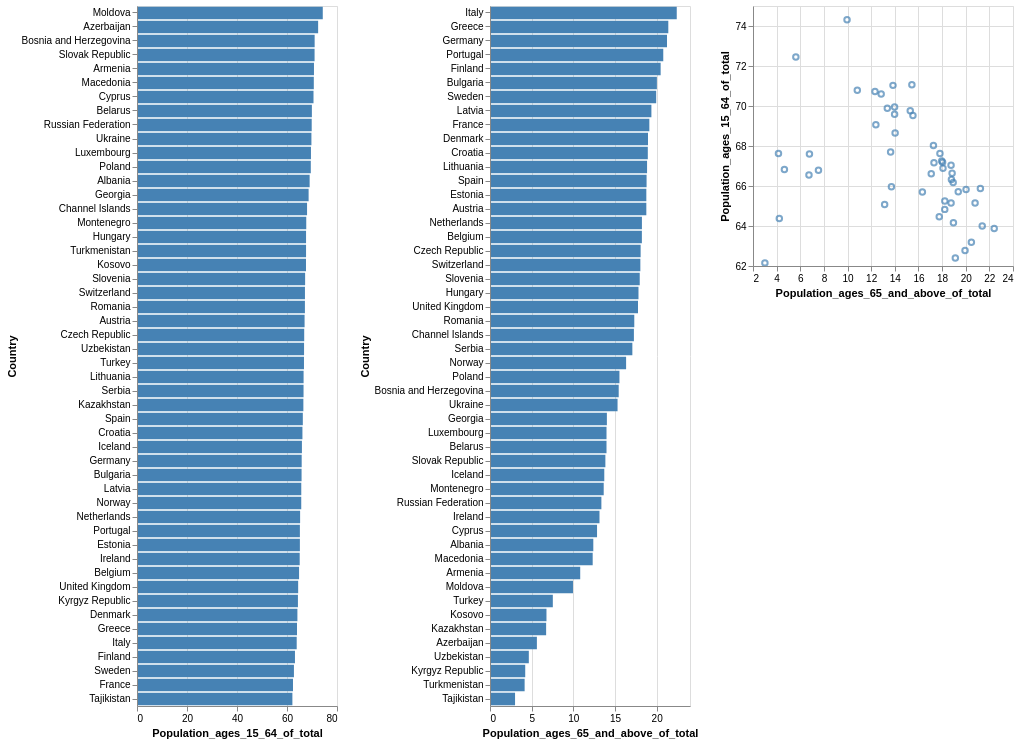

Vega-Lite specification for this chart:
### Vega specification from a JSON file in a GitHub repository (floating-point values rounded to 4 significant figures)
{"$schema": "https://vega.github.io/schema/vega/v5.json", "autosize": "pad", "padding": 5, "data": [{"name": "brush_store"}, {"name": "source_0", "values": [{"Code": "ALB", "Country": "Albania", "Population_ages_15_64_of_total": 69.06, "Population_ages_65_and_above_of_total": 12.4}, {"Code": "ARM", "Country": "Armenia", "Population_ages_15_64_of_total": 70.79, "Population_ages_65_and_above_of_total": 10.83}, {"Code": "AUT", "Country": "Austria", "Population_ages_15_64_of_total": 67.03, "Population_ages_65_and_above_of_total": 18.76}, {"Code": "AZE", "Country": "Azerbaijan", "Population_ages_15_64_of_total": 72.46, "Population_ages_65_and_above_of_total": 5.626}, {"Code": "BLR", "Country": "Belarus", "Population_ages_15_64_of_total": 69.95, "Population_ages_65_and_above_of_total": 13.98}, {"Code": "BEL", "Country": "Belgium", "Population_ages_15_64_of_total": 64.83, "Population_ages_65_and_above_of_total": 18.22}, {"Code": "BIH", "Country": "Bosnia and Herzegovina", "Population_ages_15_64_of_total": 71.06, "Population_ages_65_and_above_of_total": 15.44}, {"Code": "BGR", "Country": "Bulgaria", "Population_ages_15_64_of_total": 65.83, "Population_ages_65_and_above_of_total": 20.03}, {"Code": "CHI", "Country": "Channel Islands", "Population_ages_15_64_of_total": 68.02, "Population_ages_65_and_above_of_total": 17.27}, {"Code": "HRV", "Country": "Croatia", "Population_ages_15_64_of_total": 66.17, "Population_ages_65_and_above_of_total": 18.94}, {"Code": "CYP", "Country": "Cyprus", "Population_ages_15_64_of_total": 70.6, "Population_ages_65_and_above_of_total": 12.85}, {"Code": "CZE", "Country": "Czech Republic", "Population_ages_15_64_of_total": 66.88, "Population_ages_65_and_above_of_total": 18.08}, {"Code": "DNK", "Country": "Denmark", "Population_ages_15_64_of_total": 64.16, "Population_ages_65_and_above_of_total": 18.96}, {"Code": "EST", "Country": "Estonia", "Population_ages_15_64_of_total": 65.15, "Population_ages_65_and_above_of_total": 18.76}, {"Code": "FIN", "Country": "Finland", "Population_ages_15_64_of_total": 63.18, "Population_ages_65_and_above_of_total": 20.48}, {"Code": "FRA", "Country": "France", "Population_ages_15_64_of_total": 62.4, "Population_ages_65_and_above_of_total": 19.12}, {"Code": "GEO", "Country": "Georgia", "Population_ages_15_64_of_total": 68.65, "Population_ages_65_and_above_of_total": 14.03}, {"Code": "DEU", "Country": "Germany", "Population_ages_15_64_of_total": 65.87, "Population_ages_65_and_above_of_total": 21.24}, {"Code": "GRC", "Country": "Greece", "Population_ages_15_64_of_total": 64.0, "Population_ages_65_and_above_of_total": 21.4}, {"Code": "HUN", "Country": "Hungary", "Population_ages_15_64_of_total": 67.62, "Population_ages_65_and_above_of_total": 17.82}, {"Code": "ISL", "Country": "Iceland", "Population_ages_15_64_of_total": 65.97, "Population_ages_65_and_above_of_total": 13.71}, {"Code": "IRL", "Country": "Ireland", "Population_ages_15_64_of_total": 65.08, "Population_ages_65_and_above_of_total": 13.14}, {"Code": "ITA", "Country": "Italy", "Population_ages_15_64_of_total": 63.88, "Population_ages_65_and_above_of_total": 22.41}, {"Code": "KAZ", "Country": "Kazakhstan", "Population_ages_15_64_of_total": 66.55, "Population_ages_65_and_above_of_total": 6.736}, {"Code": "XKX", "Country": "Kosovo", "Population_ages_15_64_of_total": 67.6, "Population_ages_65_and_above_of_total": 6.776}, {"Code": "KGZ", "Country": "Kyrgyz Republic", "Population_ages_15_64_of_total": 64.37, "Population_ages_65_and_above_of_total": 4.227}, {"Code": "LVA", "Country": "Latvia", "Population_ages_15_64_of_total": 65.71, "Population_ages_65_and_above_of_total": 19.37}, {"Code": "LTU", "Country": "Lithuania", "Population_ages_15_64_of_total": 66.64, "Population_ages_65_and_above_of_total": 18.85}, {"Code": "LUX", "Country": "Luxembourg", "Population_ages_15_64_of_total": 69.58, "Population_ages_65_and_above_of_total": 13.98}, {"Code": "MDA", "Country": "Moldova", "Population_ages_15_64_of_total": 74.31, "Population_ages_65_and_above_of_total": 9.958}, {"Code": "MNE", "Country": "Montenegro", "Population_ages_15_64_of_total": 67.7, "Population_ages_65_and_above_of_total": 13.65}, {"Code": "NLD", "Country": "Netherlands", "Population_ages_15_64_of_total": 65.25, "Population_ages_65_and_above_of_total": 18.23}, {"Code": "NOR", "Country": "Norway", "Population_ages_15_64_of_total": 65.7, "Population_ages_65_and_above_of_total": 16.33}, {"Code": "POL", "Country": "Poland", "Population_ages_15_64_of_total": 69.52, "Population_ages_65_and_above_of_total": 15.53}, {"Code": "PRT", "Country": "Portugal", "Population_ages_15_64_of_total": 65.16, "Population_ages_65_and_above_of_total": 20.79}, {"Code": "ROU", "Country": "Romania", "Population_ages_15_64_of_total": 67.17, "Population_ages_65_and_above_of_total": 17.31}, {"Code": "RUS", "Country": "Russian Federation", "Population_ages_15_64_of_total": 69.88, "Population_ages_65_and_above_of_total": 13.37}, {"Code": "SRB", "Country": "Serbia", "Population_ages_15_64_of_total": 66.62, "Population_ages_65_and_above_of_total": 17.08}, {"Code": "SVK", "Country": "Slovak Republic", "Population_ages_15_64_of_total": 71.03, "Population_ages_65_and_above_of_total": 13.85}, {"Code": "SVN", "Country": "Slovenia", "Population_ages_15_64_of_total": 67.25, "Population_ages_65_and_above_of_total": 17.97}, {"Code": "ESP", "Country": "Spain", "Population_ages_15_64_of_total": 66.33, "Population_ages_65_and_above_of_total": 18.79}, {"Code": "SWE", "Country": "Sweden", "Population_ages_15_64_of_total": 62.77, "Population_ages_65_and_above_of_total": 19.94}, {"Code": "CHE", "Country": "Switzerland", "Population_ages_15_64_of_total": 67.18, "Population_ages_65_and_above_of_total": 18.04}, {"Code": "TJK", "Country": "Tajikistan", "Population_ages_15_64_of_total": 62.16, "Population_ages_65_and_above_of_total": 3.006}, {"Code": "TUR", "Country": "Turkey", "Population_ages_15_64_of_total": 66.79, "Population_ages_65_and_above_of_total": 7.539}, {"Code": "TKM", "Country": "Turkmenistan", "Population_ages_15_64_of_total": 67.62, "Population_ages_65_and_above_of_total": 4.155}, {"Code": "UKR", "Country": "Ukraine", "Population_ages_15_64_of_total": 69.77, "Population_ages_65_and_above_of_total": 15.31}, {"Code": "GBR", "Country": "United Kingdom", "Population_ages_15_64_of_total": 64.47, "Population_ages_65_and_above_of_total": 17.76}, {"Code": "UZB", "Country": "Uzbekistan", "Population_ages_15_64_of_total": 66.82, "Population_ages_65_and_above_of_total": 4.658}, {"Code": "MKD", "Country": "Macedonia", "Population_ages_15_64_of_total": 70.72, "Population_ages_65_and_above_of_total": 12.32}]}], "signals": [{"name": "concat_0_width", "value": 200}, {"name": "concat_0_height", "value": 700}, {"name": "concat_1_width", "value": 200}, {"name": "concat_1_height", "value": 700}, {"name": "concat_2_width", "value": 260}, {"name": "concat_2_height", "value": 260}, {"name": "unit", "value": {}, "on": [{"events": "mousemove", "update": "isTuple(group()) ? group() : unit"}]}, {"name": "brush", "update": "vlSelectionResolve(\"brush_store\")"}], "layout": {"padding": 20, "bounds": "full", "align": "each"}, "marks": [{"type": "group", "name": "concat_0_group", "style": "cell", "encode": {"update": {"width": {"signal": "concat_0_width"}, "height": {"signal": "concat_0_height"}}}, "signals": [{"name": "brush_y", "value": [], "on": [{"events": {"source": "scope", "type": "mousedown", "filter": ["!event.item || event.item.mark.name !== \"brush_brush\""]}, "update": "[y(unit), y(unit)]"}, {"events": {"source": "window", "type": "mousemove", "consume": true, "between": [{"source": "scope", "type": "mousedown", "filter": ["!event.item || event.item.mark.name !== \"brush_brush\""]}, {"source": "window", "type": "mouseup"}]}, "update": "[brush_y[0], clamp(y(unit), 0, concat_0_height)]"}, {"events": {"signal": "brush_scale_trigger"}, "update": "[0, 0]"}, {"events": {"signal": "brush_translate_delta"}, "update": "clampRange(panLinear(brush_translate_anchor.extent_y, brush_translate_delta.y / span(brush_translate_anchor.extent_y)), 0, concat_0_height)"}, {"events": {"signal": "brush_zoom_delta"}, "update": "clampRange(zoomLinear(brush_y, brush_zoom_anchor.y, brush_zoom_delta), 0, concat_0_height)"}, {"events": [{"source": "scope", "type": "dblclick"}], "update": "[0, 0]"}]}, {"name": "brush_Country", "on": [{"events": {"signal": "brush_y"}, "update": "brush_y[0] === brush_y[1] ? null : invert(\"concat_0_y\", brush_y)"}]}, {"name": "brush_scale_trigger", "value": {}, "on": [{"events": [{"scale": "concat_0_y"}], "update": "(!isArray(brush_Country) || (invert(\"concat_0_y\", brush_y)[0] === brush_Country[0] && invert(\"concat_0_y\", brush_y)[1] === brush_Country[1])) ? brush_scale_trigger : {}"}]}, {"name": "brush_tuple", "on": [{"events": [{"signal": "brush_Country"}], "update": "brush_Country ? {unit: \"concat_0\", fields: brush_tuple_fields, values: [brush_Country]} : null"}, {"events": [{"source": "scope", "type": "dblclick"}], "update": "null"}]}, {"name": "brush_tuple_fields", "value": [{"field": "Country", "channel": "y", "type": "E"}]}, {"name": "brush_translate_anchor", "value": {}, "on": [{"events": [{"source": "scope", "type": "mousedown", "markname": "brush_brush"}], "update": "{x: x(unit), y: y(unit), extent_y: slice(brush_y)}"}]}, {"name": "brush_translate_delta", "value": {}, "on": [{"events": [{"source": "window", "type": "mousemove", "consume": true, "between": [{"source": "scope", "type": "mousedown", "markname": "brush_brush"}, {"source": "window", "type": "mouseup"}]}], "update": "{x: brush_translate_anchor.x - x(unit), y: brush_translate_anchor.y - y(unit)}"}]}, {"name": "brush_zoom_anchor", "on": [{"events": [{"source": "scope", "type": "wheel", "consume": true, "markname": "brush_brush"}], "update": "{x: x(unit), y: y(unit)}"}]}, {"name": "brush_zoom_delta", "on": [{"events": [{"source": "scope", "type": "wheel", "consume": true, "markname": "brush_brush"}], "force": true, "update": "pow(1.001, event.deltaY * pow(16, event.deltaMode))"}]}, {"name": "brush_modify", "update": "modify(\"brush_store\", brush_tuple, true)"}], "marks": [{"name": "brush_brush_bg", "type": "rect", "clip": true, "encode": {"enter": {"fill": {"value": "#333"}, "fillOpacity": {"value": 0.125}}, "update": {"x": [{"test": "data(\"brush_store\").length && data(\"brush_store\")[0].unit === \"concat_0\"", "value": 0}, {"value": 0}], "y": [{"test": "data(\"brush_store\").length && data(\"brush_store\")[0].unit === \"concat_0\"", "signal": "brush_y[0]"}, {"value": 0}], "x2": [{"test": "data(\"brush_store\").length && data(\"brush_store\")[0].unit === \"concat_0\"", "field": {"group": "width"}}, {"value": 0}], "y2": [{"test": "data(\"brush_store\").length && data(\"brush_store\")[0].unit === \"concat_0\"", "signal": "brush_y[1]"}, {"value": 0}]}}}, {"name": "concat_0_marks", "type": "rect", "style": ["bar"], "from": {"data": "source_0"}, "encode": {"update": {"fill": [{"test": "datum[\"Population_ages_15_64_of_total\"] === null || isNaN(datum[\"Population_ages_15_64_of_total\"])", "value": null}, {"test": "!(length(data(\"brush_store\"))) || (!(vlSelectionTest(\"brush_store\", datum)))", "value": "steelblue"}, {"value": "goldenrod"}], "tooltip": {"signal": "{\"Country\": ''+datum[\"Country\"], \"Population_ages_15_64_of_total\": format(datum[\"Population_ages_15_64_of_total\"], \"\")}"}, "x": {"scale": "concat_0_x", "field": "Population_ages_15_64_of_total"}, "x2": {"scale": "concat_0_x", "value": 0}, "y": {"scale": "concat_0_y", "field": "Country"}, "height": {"scale": "concat_0_y", "band": true}}}}, {"name": "brush_brush", "type": "rect", "clip": true, "encode": {"enter": {"fill": {"value": "transparent"}}, "update": {"x": [{"test": "data(\"brush_store\").length && data(\"brush_store\")[0].unit === \"concat_0\"", "value": 0}, {"value": 0}], "y": [{"test": "data(\"brush_store\").length && data(\"brush_store\")[0].unit === \"concat_0\"", "signal": "brush_y[0]"}, {"value": 0}], "x2": [{"test": "data(\"brush_store\").length && data(\"brush_store\")[0].unit === \"concat_0\"", "field": {"group": "width"}}, {"value": 0}], "y2": [{"test": "data(\"brush_store\").length && data(\"brush_store\")[0].unit === \"concat_0\"", "signal": "brush_y[1]"}, {"value": 0}], "stroke": [{"test": "brush_y[0] !== brush_y[1]", "value": "white"}, {"value": null}]}}}], "axes": [{"scale": "concat_0_x", "orient": "bottom", "grid": false, "title": "Population_ages_15_64_of_total", "labelFlush": true, "labelOverlap": true, "tickCount": {"signal": "ceil(concat_0_width/40)"}, "zindex": 1}, {"scale": "concat_0_x", "orient": "bottom", "gridScale": "concat_0_y", "grid": true, "tickCount": {"signal": "ceil(concat_0_width/40)"}, "domain": false, "labels": false, "maxExtent": 0, "minExtent": 0, "ticks": false, "zindex": 0}, {"scale": "concat_0_y", "orient": "left", "grid": false, "title": "Country", "labelOverlap": true, "zindex": 1}]}, {"type": "group", "name": "concat_1_group", "style": "cell", "encode": {"update": {"width": {"signal": "concat_1_width"}, "height": {"signal": "concat_1_height"}}}, "signals": [{"name": "brush_y", "value": [], "on": [{"events": {"source": "scope", "type": "mousedown", "filter": ["!event.item || event.item.mark.name !== \"brush_brush\""]}, "update": "[y(unit), y(unit)]"}, {"events": {"source": "window", "type": "mousemove", "consume": true, "between": [{"source": "scope", "type": "mousedown", "filter": ["!event.item || event.item.mark.name !== \"brush_brush\""]}, {"source": "window", "type": "mouseup"}]}, "update": "[brush_y[0], clamp(y(unit), 0, concat_1_height)]"}, {"events": {"signal": "brush_scale_trigger"}, "update": "[0, 0]"}, {"events": {"signal": "brush_translate_delta"}, "update": "clampRange(panLinear(brush_translate_anchor.extent_y, brush_translate_delta.y / span(brush_translate_anchor.extent_y)), 0, concat_1_height)"}, {"events": {"signal": "brush_zoom_delta"}, "update": "clampRange(zoomLinear(brush_y, brush_zoom_anchor.y, brush_zoom_delta), 0, concat_1_height)"}, {"events": [{"source": "scope", "type": "dblclick"}], "update": "[0, 0]"}]}, {"name": "brush_Country", "on": [{"events": {"signal": "brush_y"}, "update": "brush_y[0] === brush_y[1] ? null : invert(\"concat_1_y\", brush_y)"}]}, {"name": "brush_scale_trigger", "value": {}, "on": [{"events": [{"scale": "concat_1_y"}], "update": "(!isArray(brush_Country) || (invert(\"concat_1_y\", brush_y)[0] === brush_Country[0] && invert(\"concat_1_y\", brush_y)[1] === brush_Country[1])) ? brush_scale_trigger : {}"}]}, {"name": "brush_tuple", "on": [{"events": [{"signal": "brush_Country"}], "update": "brush_Country ? {unit: \"concat_1\", fields: brush_tuple_fields, values: [brush_Country]} : null"}, {"events": [{"source": "scope", "type": "dblclick"}], "update": "null"}]}, {"name": "brush_tuple_fields", "value": [{"field": "Country", "channel": "y", "type": "E"}]}, {"name": "brush_translate_anchor", "value": {}, "on": [{"events": [{"source": "scope", "type": "mousedown", "markname": "brush_brush"}], "update": "{x: x(unit), y: y(unit), extent_y: slice(brush_y)}"}]}, {"name": "brush_translate_delta", "value": {}, "on": [{"events": [{"source": "window", "type": "mousemove", "consume": true, "between": [{"source": "scope", "type": "mousedown", "markname": "brush_brush"}, {"source": "window", "type": "mouseup"}]}], "update": "{x: brush_translate_anchor.x - x(unit), y: brush_translate_anchor.y - y(unit)}"}]}, {"name": "brush_zoom_anchor", "on": [{"events": [{"source": "scope", "type": "wheel", "consume": true, "markname": "brush_brush"}], "update": "{x: x(unit), y: y(unit)}"}]}, {"name": "brush_zoom_delta", "on": [{"events": [{"source": "scope", "type": "wheel", "consume": true, "markname": "brush_brush"}], "force": true, "update": "pow(1.001, event.deltaY * pow(16, event.deltaMode))"}]}, {"name": "brush_modify", "update": "modify(\"brush_store\", brush_tuple, true)"}], "marks": [{"name": "brush_brush_bg", "type": "rect", "clip": true, "encode": {"enter": {"fill": {"value": "#333"}, "fillOpacity": {"value": 0.125}}, "update": {"x": [{"test": "data(\"brush_store\").length && data(\"brush_store\")[0].unit === \"concat_1\"", "value": 0}, {"value": 0}], "y": [{"test": "data(\"brush_store\").length && data(\"brush_store\")[0].unit === \"concat_1\"", "signal": "brush_y[0]"}, {"value": 0}], "x2": [{"test": "data(\"brush_store\").length && data(\"brush_store\")[0].unit === \"concat_1\"", "field": {"group": "width"}}, {"value": 0}], "y2": [{"test": "data(\"brush_store\").length && data(\"brush_store\")[0].unit === \"concat_1\"", "signal": "brush_y[1]"}, {"value": 0}]}}}, {"name": "concat_1_marks", "type": "rect", "style": ["bar"], "from": {"data": "source_0"}, "encode": {"update": {"fill": [{"test": "datum[\"Population_ages_65_and_above_of_total\"] === null || isNaN(datum[\"Population_ages_65_and_above_of_total\"])", "value": null}, {"test": "!(length(data(\"brush_store\"))) || (!(vlSelectionTest(\"brush_store\", datum)))", "value": "steelblue"}, {"value": "goldenrod"}], "tooltip": {"signal": "{\"Country\": ''+datum[\"Country\"], \"Population_ages_65_and_above_of_total\": format(datum[\"Population_ages_65_and_above_of_total\"], \"\")}"}, "x": {"scale": "concat_1_x", "field": "Population_ages_65_and_above_of_total"}, "x2": {"scale": "concat_1_x", "value": 0}, "y": {"scale": "concat_1_y", "field": "Country"}, "height": {"scale": "concat_1_y", "band": true}}}}, {"name": "brush_brush", "type": "rect", "clip": true, "encode": {"enter": {"fill": {"value": "transparent"}}, "update": {"x": [{"test": "data(\"brush_store\").length && data(\"brush_store\")[0].unit === \"concat_1\"", "value": 0}, {"value": 0}], "y": [{"test": "data(\"brush_store\").length && data(\"brush_store\")[0].unit === \"concat_1\"", "signal": "brush_y[0]"}, {"value": 0}], "x2": [{"test": "data(\"brush_store\").length && data(\"brush_store\")[0].unit === \"concat_1\"", "field": {"group": "width"}}, {"value": 0}], "y2": [{"test": "data(\"brush_store\").length && data(\"brush_store\")[0].unit === \"concat_1\"", "signal": "brush_y[1]"}, {"value": 0}], "stroke": [{"test": "brush_y[0] !== brush_y[1]", "value": "white"}, {"value": null}]}}}], "axes": [{"scale": "concat_1_x", "orient": "bottom", "grid": false, "title": "Population_ages_65_and_above_of_total", "labelFlush": true, "labelOverlap": true, "tickCount": {"signal": "ceil(concat_1_width/40)"}, "zindex": 1}, {"scale": "concat_1_x", "orient": "bottom", "gridScale": "concat_1_y", "grid": true, "tickCount": {"signal": "ceil(concat_1_width/40)"}, "domain": false, "labels": false, "maxExtent": 0, "minExtent": 0, "ticks": false, "zindex": 0}, {"scale": "concat_1_y", "orient": "left", "grid": false, "title": "Country", "labelOverlap": true, "zindex": 1}]}, {"type": "group", "name": "concat_2_group", "style": "cell", "encode": {"update": {"width": {"signal": "concat_2_width"}, "height": {"signal": "concat_2_height"}}}, "signals": [{"name": "brush_x", "value": [], "on": [{"events": {"source": "scope", "type": "mousedown", "filter": ["!event.item || event.item.mark.name !== \"brush_brush\""]}, "update": "[x(unit), x(unit)]"}, {"events": {"source": "window", "type": "mousemove", "consume": true, "between": [{"source": "scope", "type": "mousedown", "filter": ["!event.item || event.item.mark.name !== \"brush_brush\""]}, {"source": "window", "type": "mouseup"}]}, "update": "[brush_x[0], clamp(x(unit), 0, concat_2_width)]"}, {"events": {"signal": "brush_scale_trigger"}, "update": "[scale(\"concat_2_x\", brush_Population_ages_65_and_above_of_total[0]), scale(\"concat_2_x\", brush_Population_ages_65_and_above_of_total[1])]"}, {"events": {"signal": "brush_translate_delta"}, "update": "clampRange(panLinear(brush_translate_anchor.extent_x, brush_translate_delta.x / span(brush_translate_anchor.extent_x)), 0, concat_2_width)"}, {"events": {"signal": "brush_zoom_delta"}, "update": "clampRange(zoomLinear(brush_x, brush_zoom_anchor.x, brush_zoom_delta), 0, concat_2_width)"}, {"events": [{"source": "scope", "type": "dblclick"}], "update": "[0, 0]"}]}, {"name": "brush_Population_ages_65_and_above_of_total", "on": [{"events": {"signal": "brush_x"}, "update": "brush_x[0] === brush_x[1] ? null : invert(\"concat_2_x\", brush_x)"}]}, {"name": "brush_y", "value": [], "on": [{"events": {"source": "scope", "type": "mousedown", "filter": ["!event.item || event.item.mark.name !== \"brush_brush\""]}, "update": "[y(unit), y(unit)]"}, {"events": {"source": "window", "type": "mousemove", "consume": true, "between": [{"source": "scope", "type": "mousedown", "filter": ["!event.item || event.item.mark.name !== \"brush_brush\""]}, {"source": "window", "type": "mouseup"}]}, "update": "[brush_y[0], clamp(y(unit), 0, concat_2_height)]"}, {"events": {"signal": "brush_scale_trigger"}, "update": "[scale(\"concat_2_y\", brush_Population_ages_15_64_of_total[0]), scale(\"concat_2_y\", brush_Population_ages_15_64_of_total[1])]"}, {"events": {"signal": "brush_translate_delta"}, "update": "clampRange(panLinear(brush_translate_anchor.extent_y, brush_translate_delta.y / span(brush_translate_anchor.extent_y)), 0, concat_2_height)"}, {"events": {"signal": "brush_zoom_delta"}, "update": "clampRange(zoomLinear(brush_y, brush_zoom_anchor.y, brush_zoom_delta), 0, concat_2_height)"}, {"events": [{"source": "scope", "type": "dblclick"}], "update": "[0, 0]"}]}, {"name": "brush_Population_ages_15_64_of_total", "on": [{"events": {"signal": "brush_y"}, "update": "brush_y[0] === brush_y[1] ? null : invert(\"concat_2_y\", brush_y)"}]}, {"name": "brush_scale_trigger", "value": {}, "on": [{"events": [{"scale": "concat_2_x"}, {"scale": "concat_2_y"}], "update": "(!isArray(brush_Population_ages_65_and_above_of_total) || (+invert(\"concat_2_x\", brush_x)[0] === +brush_Population_ages_65_and_above_of_total[0] && +invert(\"concat_2_x\", brush_x)[1] === +brush_Population_ages_65_and_above_of_total[1])) && (!isArray(brush_Population_ages_15_64_of_total) || (+invert(\"concat_2_y\", brush_y)[0] === +brush_Population_ages_15_64_of_total[0] && +invert(\"concat_2_y\", brush_y)[1] === +brush_Population_ages_15_64_of_total[1])) ? brush_scale_trigger : {}"}]}, {"name": "brush_tuple", "on": [{"events": [{"signal": "brush_Population_ages_65_and_above_of_total || brush_Population_ages_15_64_of_total"}], "update": "brush_Population_ages_65_and_above_of_total && brush_Population_ages_15_64_of_total ? {unit: \"concat_2\", fields: brush_tuple_fields, values: [brush_Population_ages_65_and_above_of_total,brush_Population_ages_15_64_of_total]} : null"}, {"events": [{"source": "scope", "type": "dblclick"}], "update": "null"}]}, {"name": "brush_tuple_fields", "value": [{"field": "Population_ages_65_and_above_of_total", "channel": "x", "type": "R"}, {"field": "Population_ages_15_64_of_total", "channel": "y", "type": "R"}]}, {"name": "brush_translate_anchor", "value": {}, "on": [{"events": [{"source": "scope", "type": "mousedown", "markname": "brush_brush"}], "update": "{x: x(unit), y: y(unit), extent_x: slice(brush_x), extent_y: slice(brush_y)}"}]}, {"name": "brush_translate_delta", "value": {}, "on": [{"events": [{"source": "window", "type": "mousemove", "consume": true, "between": [{"source": "scope", "type": "mousedown", "markname": "brush_brush"}, {"source": "window", "type": "mouseup"}]}], "update": "{x: brush_translate_anchor.x - x(unit), y: brush_translate_anchor.y - y(unit)}"}]}, {"name": "brush_zoom_anchor", "on": [{"events": [{"source": "scope", "type": "wheel", "consume": true, "markname": "brush_brush"}], "update": "{x: x(unit), y: y(unit)}"}]}, {"name": "brush_zoom_delta", "on": [{"events": [{"source": "scope", "type": "wheel", "consume": true, "markname": "brush_brush"}], "force": true, "update": "pow(1.001, event.deltaY * pow(16, event.deltaMode))"}]}, {"name": "brush_modify", "update": "modify(\"brush_store\", brush_tuple, true)"}], "marks": [{"name": "brush_brush_bg", "type": "rect", "clip": true, "encode": {"enter": {"fill": {"value": "#333"}, "fillOpacity": {"value": 0.125}}, "update": {"x": [{"test": "data(\"brush_store\").length && data(\"brush_store\")[0].unit === \"concat_2\"", "signal": "brush_x[0]"}, {"value": 0}], "y": [{"test": "data(\"brush_store\").length && data(\"brush_store\")[0].unit === \"concat_2\"", "signal": "brush_y[0]"}, {"value": 0}], "x2": [{"test": "data(\"brush_store\").length && data(\"brush_store\")[0].unit === \"concat_2\"", "signal": "brush_x[1]"}, {"value": 0}], "y2": [{"test": "data(\"brush_store\").length && data(\"brush_store\")[0].unit === \"concat_2\"", "signal": "brush_y[1]"}, {"value": 0}]}}}, {"name": "concat_2_marks", "type": "symbol", "style": ["point"], "from": {"data": "source_0"}, "encode": {"update": {"opacity": {"value": 0.7}, "fill": [{"test": "datum[\"Population_ages_65_and_above_of_total\"] === null || isNaN(datum[\"Population_ages_65_and_above_of_total\"]) || datum[\"Population_ages_15_64_of_total\"] === null || isNaN(datum[\"Population_ages_15_64_of_total\"])", "value": null}, {"value": "transparent"}], "stroke": [{"test": "datum[\"Population_ages_65_and_above_of_total\"] === null || isNaN(datum[\"Population_ages_65_and_above_of_total\"]) || datum[\"Population_ages_15_64_of_total\"] === null || isNaN(datum[\"Population_ages_15_64_of_total\"])", "value": null}, {"test": "!(length(data(\"brush_store\"))) || (!(vlSelectionTest(\"brush_store\", datum)))", "value": "steelblue"}, {"value": "goldenrod"}], "tooltip": {"signal": "{\"Population_ages_15_64_of_total\": format(datum[\"Population_ages_15_64_of_total\"], \"\"), \"Population_ages_65_and_above_of_total\": format(datum[\"Population_ages_65_and_above_of_total\"], \"\")}"}, "x": [{"test": "datum[\"Population_ages_65_and_above_of_total\"] === null || isNaN(datum[\"Population_ages_65_and_above_of_total\"])", "value": 0}, {"scale": "concat_2_x", "field": "Population_ages_65_and_above_of_total"}], "y": [{"test": "datum[\"Population_ages_15_64_of_total\"] === null || isNaN(datum[\"Population_ages_15_64_of_total\"])", "field": {"group": "height"}}, {"scale": "concat_2_y", "field": "Population_ages_15_64_of_total"}]}}}, {"name": "brush_brush", "type": "rect", "clip": true, "encode": {"enter": {"fill": {"value": "transparent"}}, "update": {"x": [{"test": "data(\"brush_store\").length && data(\"brush_store\")[0].unit === \"concat_2\"", "signal": "brush_x[0]"}, {"value": 0}], "y": [{"test": "data(\"brush_store\").length && data(\"brush_store\")[0].unit === \"concat_2\"", "signal": "brush_y[0]"}, {"value": 0}], "x2": [{"test": "data(\"brush_store\").length && data(\"brush_store\")[0].unit === \"concat_2\"", "signal": "brush_x[1]"}, {"value": 0}], "y2": [{"test": "data(\"brush_store\").length && data(\"brush_store\")[0].unit === \"concat_2\"", "signal": "brush_y[1]"}, {"value": 0}], "stroke": [{"test": "brush_x[0] !== brush_x[1] && brush_y[0] !== brush_y[1]", "value": "white"}, {"value": null}]}}}], "axes": [{"scale": "concat_2_x", "orient": "bottom", "grid": false, "title": "Population_ages_65_and_above_of_total", "labelFlush": true, "labelOverlap": true, "tickCount": {"signal": "ceil(concat_2_width/40)"}, "zindex": 1}, {"scale": "concat_2_x", "orient": "bottom", "gridScale": "concat_2_y", "grid": true, "tickCount": {"signal": "ceil(concat_2_width/40)"}, "domain": false, "labels": false, "maxExtent": 0, "minExtent": 0, "ticks": false, "zindex": 0}, {"scale": "concat_2_y", "orient": "left", "grid": false, "title": "Population_ages_15_64_of_total", "labelOverlap": true, "tickCount": {"signal": "ceil(concat_2_height/40)"}, "zindex": 1}, {"scale": "concat_2_y", "orient": "left", "gridScale": "concat_2_x", "grid": true, "tickCount": {"signal": "ceil(concat_2_height/40)"}, "domain": false, "labels": false, "maxExtent": 0, "minExtent": 0, "ticks": false, "zindex": 0}]}], "scales": [{"name": "concat_0_x", "type": "linear", "domain": {"data": "source_0", "field": "Population_ages_15_64_of_total"}, "range": [0, {"signal": "concat_0_width"}], "nice": true, "zero": true}, {"name": "concat_0_y", "type": "band", "domain": {"data": "source_0", "field": "Country", "sort": {"op": "mean", "field": "Population_ages_15_64_of_total", "order": "descending"}}, "range": [0, {"signal": "concat_0_height"}], "paddingInner": 0.1, "paddingOuter": 0.05}, {"name": "concat_1_x", "type": "linear", "domain": {"data": "source_0", "field": "Population_ages_65_and_above_of_total"}, "range": [0, {"signal": "concat_1_width"}], "nice": true, "zero": true}, {"name": "concat_1_y", "type": "band", "domain": {"data": "source_0", "field": "Country", "sort": {"op": "mean", "field": "Population_ages_65_and_above_of_total", "order": "descending"}}, "range": [0, {"signal": "concat_1_height"}], "paddingInner": 0.1, "paddingOuter": 0.05}, {"name": "concat_2_x", "type": "linear", "domain": {"data": "source_0", "field": "Population_ages_65_and_above_of_total"}, "range": [0, {"signal": "concat_2_width"}], "zero": false, "nice": true}, {"name": "concat_2_y", "type": "linear", "domain": {"data": "source_0", "field": "Population_ages_15_64_of_total"}, "range": [{"signal": "concat_2_height"}, 0], "zero": false, "nice": true}]}
